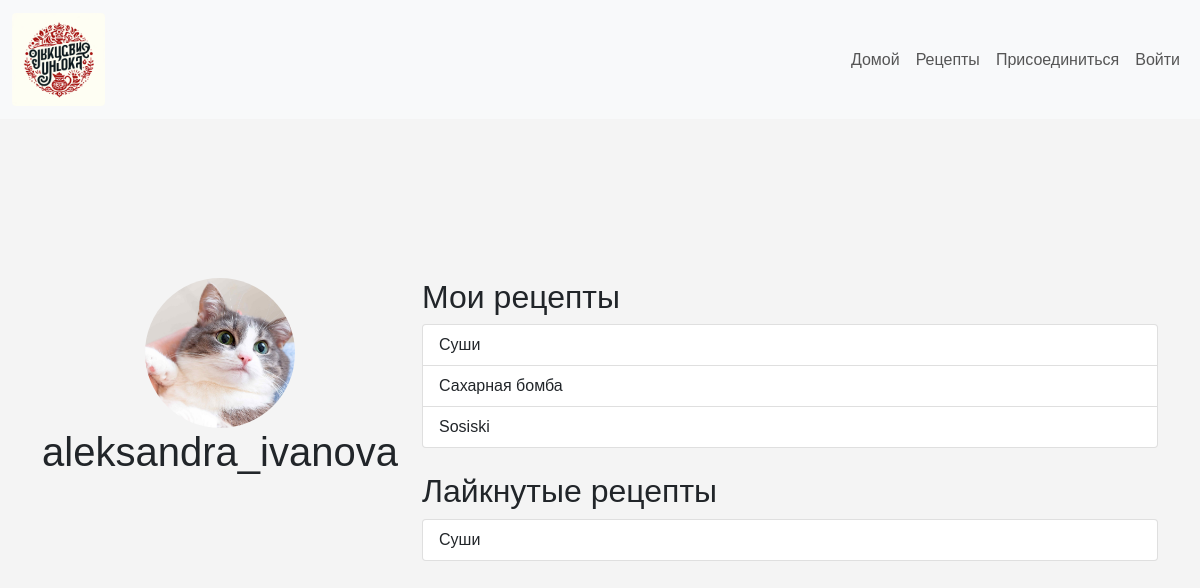
/accounts/profile/ (signed in), run on the app's committed database.
### recipes/models.py (models this page shows, shortened)
class UserProfile(models.Model):
    user = models.OneToOneField(User, on_delete=models.CASCADE, related_name='profile')
    photo = models.ImageField(upload_to='user_photos/', null=True, blank=True)

class Recipe(models.Model):
    title = models.CharField(max_length=255, verbose_name='Название')
    description = models.TextField(verbose_name='Описание')
    created_at = models.DateTimeField(auto_now_add=True, verbose_name='Дата создания')
    updated_at = models.DateTimeField(auto_now=True, verbose_name='Дата обновления')
    author = models.ForeignKey(User, on_delete=models.CASCADE, verbose_name='Автор')
    photo = models.ImageField(upload_to='recipes_photos/', blank=True, null=True, verbose_name='Фото')
    cuisine = models.CharField(max_length=100, null=True, blank=True, choices=(
        ('Итальянская', 'Итальянская'),
        ('Французская', 'Французская'),
        ('Грузинская', 'Грузинская'),
        ('Русская', 'Русская'),
        ('Китайская', 'Китайская'),
        ('Другое', 'Другое'),
    ), verbose_name='Кухня')
    ingredients = models.ManyToManyField(Ingredient, related_name='recipes', blank=True, verbose_name='Ингредиенты')
    likes = models.ManyToManyField(User, related_name='recipe_likes', verbose_name='Лайки')
    total_rating = models.IntegerField(default=0, verbose_name='Суммарный рейтинг')
    number_of_ratings = models.IntegerField(default=0, verbose_name='Количество оценок')

### recipes/views.py (the view)
# urls.py: path('accounts/profile/', user_profile, name='user_profile'),
def user_profile(request):
    user_recipes = Recipe.objects.filter(author=request.user)
    liked_recipes = request.user.recipe_likes.all()
    context = {
        'user_recipes': user_recipes,
        'liked_recipes': liked_recipes
    }
    return render(request, 'profiles/user_profile.html', context)

### recipes/templates/profiles/user_profile.html (shortened to what this page needs)
{% extends '../base.html' %}
{% block content %}
<div class="container mt-5">
    <div class="row">
        <div class="col-md-4">
            <div class="text-center">
                <img src="{{ user.profile.photo.url }}" class="img-fluid rounded-circle" alt="{{ user.username }}" style="width: 150px; height: 150px; object-fit: cover;">
                <h1>{{ user.username }}</h1>
            </div>
        </div>
        <div class="col-md-8">
            <h2>Мои рецепты</h2>
            <div class="list-group">
                {% for recipe in user_recipes %}
                <a href="{% url 'recipe_detail' recipe.id %}" class="list-group-item list-group-item-action">
                    {{ recipe.title }}
                </a>
                {% endfor %}
            </div>
            <h2 class="mt-4">Лайкнутые рецепты</h2>
            <div class="list-group">
                {% for recipe in liked_recipes %}
                <a href="{% url 'recipe_detail' recipe.id %}" class="list-group-item list-group-item-action">
                    {{ recipe.title }}
                </a>
                {% endfor %}
            </div>
        </div>
    </div>
</div>
{% endblock %}

### static/css/custom.css (style rules this page uses)
body, html { height: 100%; margin: 0; font-family: 'Arial', sans-serif; background-color: #f4f4f4; padding-top: 80px; }

### data on the page
Recipe: title "Суши"
Recipe: title "Сахарная бомба"
Recipe: title "Sosiski"

### other printed values
{{ user.username }} "aleksandra_ivanova"
